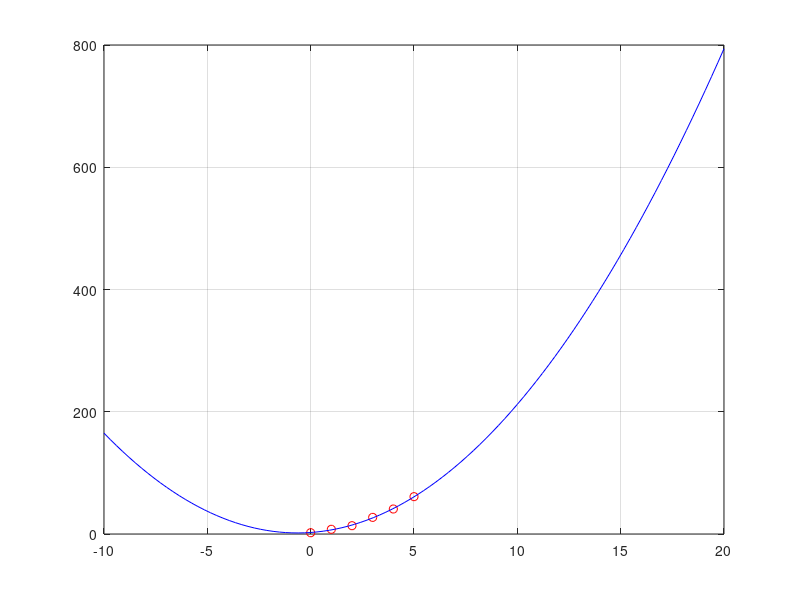

Reproduce this figure in MATLAB.
# Questao 7
x = [0; 1; 2; 3; 4; 5];
y = [2.1; 7.7; 13.6; 27.2; 40.9; 61.1];

V = [x.^2 x x.^0];
a = V\y;

f = @(x) a(1) + a(2) * x + a(3) * x^2;
xx = linspace(-10,20);
plot(x,y,'ro',xx,polyval(a,xx),'b-'); grid on